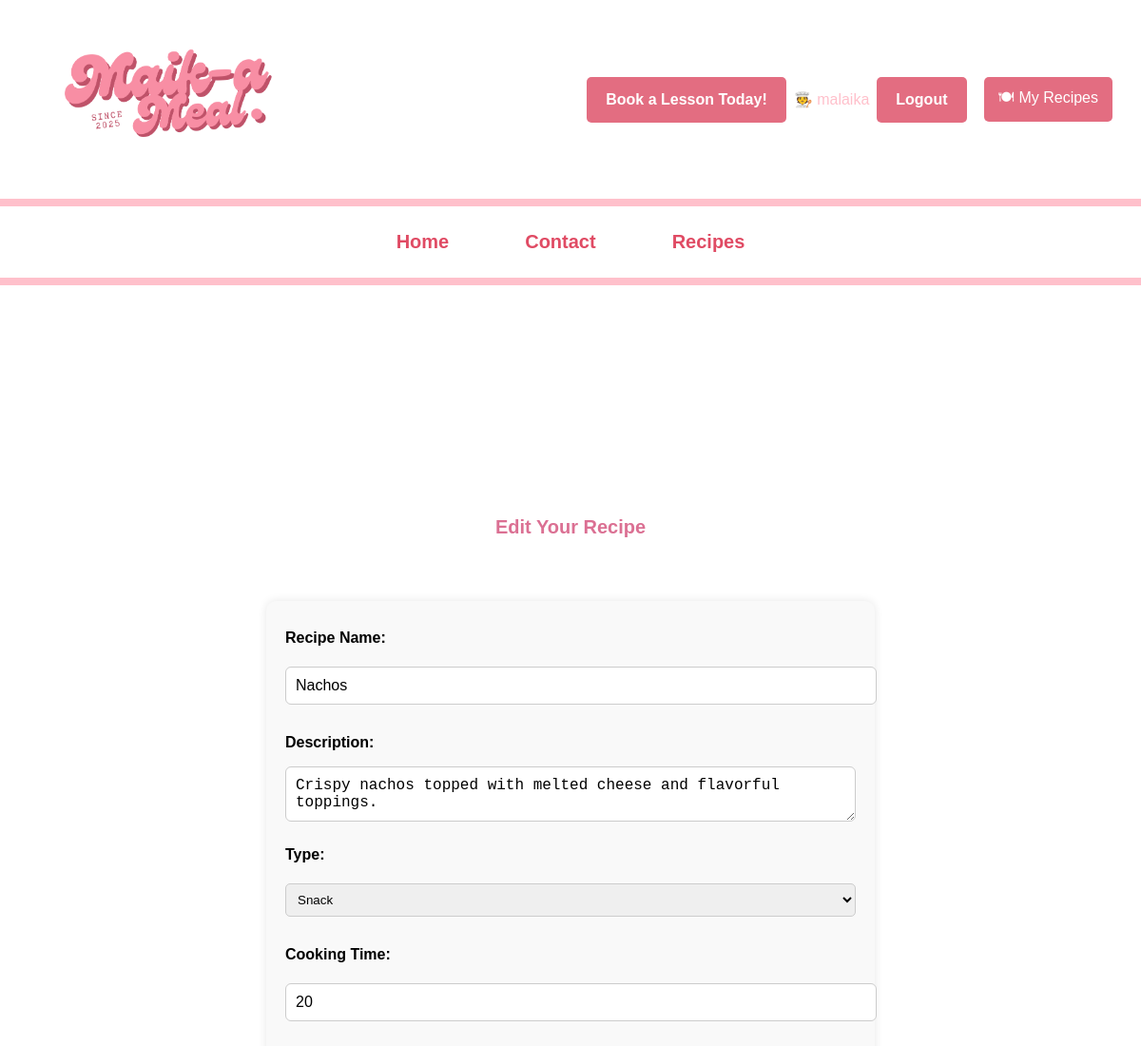
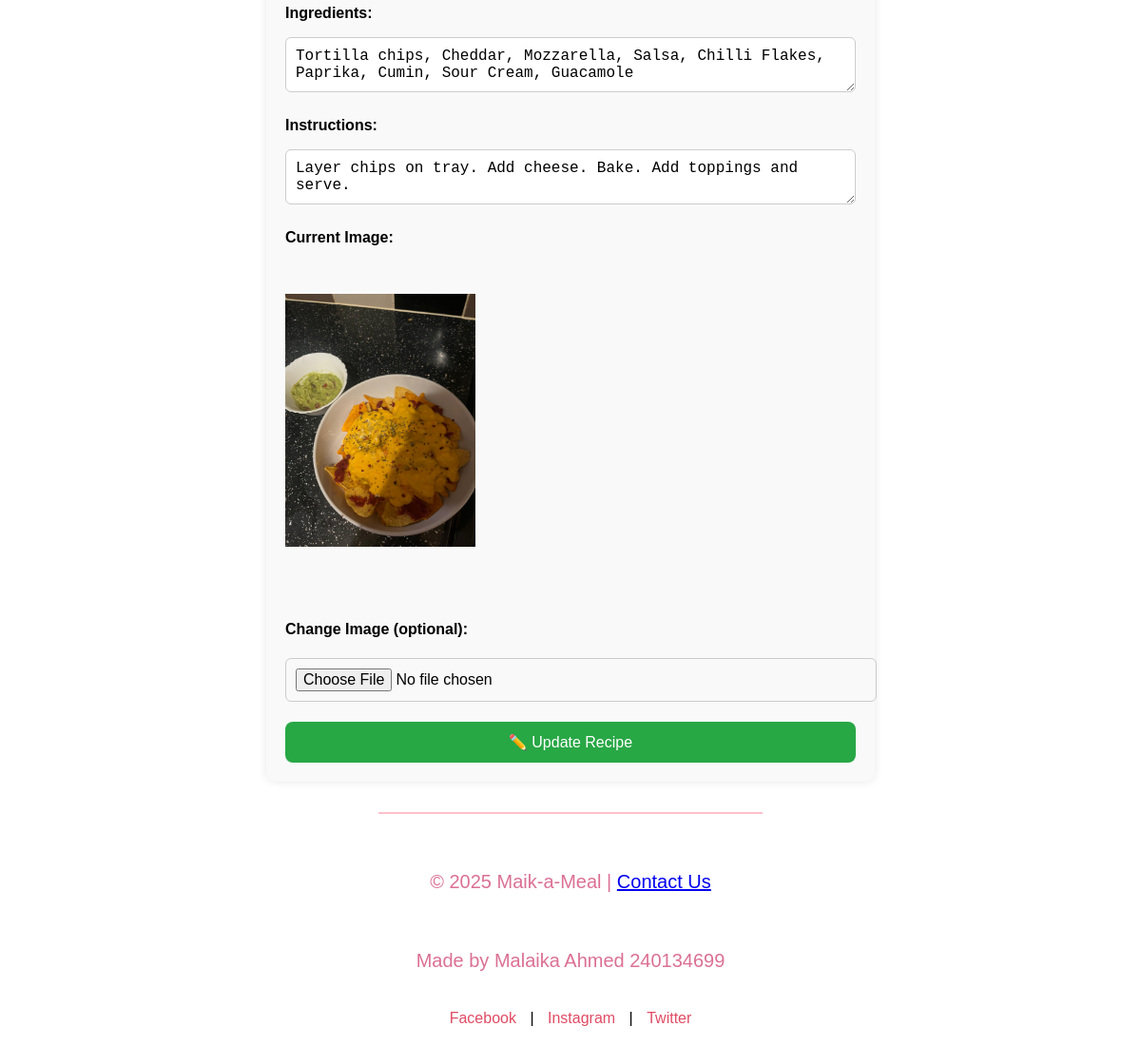
Page /edit-recipe.php?id=9 (signed in) on the committed database (2 pictures, top to bottom).
### tables this page shows
CREATE TABLE `recipes` (
  `rid` int NOT NULL,
  `uid` int NOT NULL,
  `name` varchar(255) NOT NULL,
  `description` text,
  `type` varchar(50) DEFAULT NULL,
  `cookingtime` int DEFAULT NULL,
  `ingredients` text,
  `instructions` text,
  `image` varchar(255) DEFAULT NULL
);

### edit-recipe.php (the view, shortened to what this page needs)
<?php
include 'connect.php';
$recipeId = $_GET['id'] ?? null;
$stmt = $pdo->prepare("SELECT * FROM recipes WHERE rid = ? AND uid = ?");
$stmt->execute([$recipeId, $_SESSION['user_id']]);
$recipe = $stmt->fetch();
?>
<!DOCTYPE html>
<html lang="en">
<head>
    <link rel="stylesheet" href="design.css">
</head>
<body>
<header id="main-header" class="header">
  <div class="header-top">
    <div class="logo">
      <img src="Maik--7.png" alt="M-a-M Logo">
    </div>
    <div class="top-right-space">
      <a href="contact.php" class="book-button">Book a Lesson Today!</a>
      <?php if (isset($_SESSION['user_id'])): ?>
        <span style="color: pink;">🧑‍🍳 <?= htmlspecialchars($_SESSION['username']) ?></span>
        <a href="logout.php" class="login-button">Logout</a>
        <a href="userhome.php" class="nav-button">🍽 My Recipes</a>
      <?php else: ?>
        <a href="login.php" class="login-button">Login</a>
        <a href="register.php" class="register-button">Register</a>
      <?php endif; ?>
    </div>
  </div>
  <nav class="main-nav">
    <ul>
      <li><a href="index.php">Home</a></li>
      <li><a href="contact.php">Contact</a></li>
      <li><a href="recipes.php">Recipes</a></li>
    </ul>
  </nav>
</header>
<main>
<main class="edit-recipe-page">
    <h1>Edit Your Recipe</h1>
    <form method="POST" enctype="multipart/form-data" class="recipe-form">
        <label for="name">Recipe Name:</label>
        <input type="text" name="name" value="<?= htmlspecialchars($recipe['name']) ?>" required>
        <label for="description">Description:</label>
        <textarea name="description" required><?= htmlspecialchars($recipe['description']) ?></textarea>
        <label for="type">Type:</label>
        <select name="type" required>
            <option value="Snack" <?= $recipe['type'] === 'Snack' ? 'selected' : '' ?>>Snack</option>
        </select>
        <label for="cookingtime">Cooking Time:</label>
        <input type="number" name="cookingtime" value="<?= $recipe['cookingtime'] ?>" required>
        <label for="ingredients">Ingredients:</label>
        <textarea name="ingredients" required><?= htmlspecialchars($recipe['ingredients']) ?></textarea>
        <label for="instructions">Instructions:</label>
        <textarea name="instructions" required><?= htmlspecialchars($recipe['instructions']) ?></textarea>
        <label>Current Image:</label><br>
        <img src="images/<?= htmlspecialchars($recipe['image']) ?>" width="200" alt="Current Recipe Image"><br><br>
        <label for="image">Change Image (optional):</label>
        <input type="file" name="image" accept="image/*">
        <button type="submit" class="submit-button">✏️ Update Recipe</button>
    </form>
</main>
<footer>
    <p>&copy; 2025 Maik-a-Meal | <a href="mailto:240134699@aston.ac.uk">Contact Us</a></p>
    <p>Made by Malaika Ahmed 240134699</p>
    <div class="social-links">
        <a href="https://facebook.com" target="_blank">Facebook</a> |
        <a href="https://instagram.com" target="_blank">Instagram</a> |
        <a href="https://twitter.com" target="_blank">Twitter</a>
    </div>
</footer>
</body>
</html>

### design.css (style rules this page uses)
body, html { background-color: white; margin: 0; font-family: Arial, Helvetica, sans-serif; }
#main-header { background-color: white; border-bottom: 4px solid pink; position: fixed; top: 0; left: 0; width: 100%; z-index: 1000; }
.header-top { display: flex; justify-content: space-between; align-items: center; padding: 15px 30px; }
.logo img { height: 175px; }
.top-right-space { margin-left: auto; }
.book-button { background-color: rgb(227, 109, 129); color: white; padding: 15px 20px; text-decoration: none; font-weight: bold; border-radius: 5px; border: none; cursor: pointer; }
.main-nav { display: flex; justify-content: center; align-items: center; border-top: 8px solid pink; border-bottom: 4px solid pink; padding: 10px 0; width: 100%; }
.main-nav ul { list-style: none; display: flex; gap: 50px; padding: 0px; }
.main-nav li { display: inline; }
.main-nav a { text-decoration: none; font-size: 20px; font-weight: bold; color: rgb(224, 75, 100); padding: 10px 15px; }
body { padding-top: 150px; }
main h1, main p { font-size: 20px; color:palevioletred; text-align: center; padding: 20px; }
main { padding-top: 180px; }
form { width: 50%; margin: auto; background: #f9f9f9; padding: 20px; border-radius: 10px; box-shadow: 0px 0px 10px rgba(0, 0, 0, 0.1); }
label { display: block; font-weight: bold; margin-top: 10px; }
input, select { width: 100%; padding: 8px; margin: 5px 0px; border: 1px solid #ccc; border-radius: 5px; }
button { background-color: rgb(227, 109, 129); color: white; padding: 10px 15px; border: none; border-radius: 5px; cursor: pointer; }
main { display: flex; justify-content: center; align-items: center; flex-direction: column; width: 100%; }
footer { text-align: center; padding: 20px; background: white; border-top: 2px solid pink; }
.social-links a { color: rgb(224, 75, 100); text-decoration: none; margin: 0 10px; }
.login-button { background-color: rgb(227, 109, 129); color: white; padding: 15px 20px; text-decoration: none; font-weight: bold; border-radius: 5px; border: none; cursor: pointer; }
.recipe-form { display: flex; flex-direction: column; max-width: 600px; margin: 2rem auto; gap: 1rem; }
.recipe-form input, .recipe-form textarea { padding: 10px; font-size: 1rem; border: 1px solid #ccc; border-radius: 6px; }
.submit-button { background-color: #28a745; color: white; padding: 12px; border: none; border-radius: 8px; font-size: 1rem; cursor: pointer; }
.nav-button { background-color: #e36d81; color: white; padding: 10px 15px; margin-left: 10px; border-radius: 5px; text-decoration: none; }
.header-top { display: flex; flex-wrap: wrap; align-items: center; justify-content: space-between; gap: 0.5rem; }
.top-right-space { display: flex; flex-wrap: wrap; align-items: center; justify-content: flex-end; gap: 0.5rem; }

### rows in the picture
recipes: name "Nachos", description "Crispy nachos topped with melted cheese and flavorful toppings.", type "Snack", cookingtime "20", ingredients "Tortilla chips, Cheddar, Mozzarella, Salsa, Chilli Flakes, Paprika, Cumin, Sour Cream, Guacamole", instructions "Layer chips on tray. Add cheese. Bake. Add toppings and serve.", image (picture)

### other values in the picture
$_SESSION['username'] "malaika"
